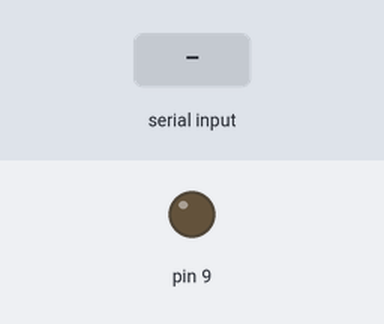
Simulated run of this sketch. Board: Arduino Uno, built with avr-gcc and run on an emulated ATmega328P. On the bench: output pins drawn as LEDs (lit = HIGH). The inputs (shaded band) are chosen by the test bench.

Above: at 1.2 s.
1.3 s: byte 30 received over Serial
At 2.3 s:
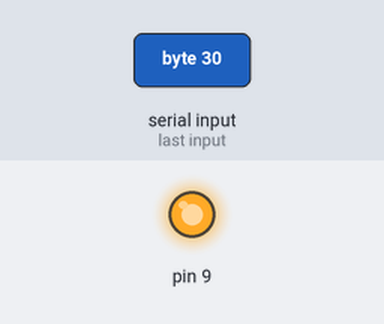
Timing chart, 0 to 5.8 s (numbered marks = the images above; inputs shaded):
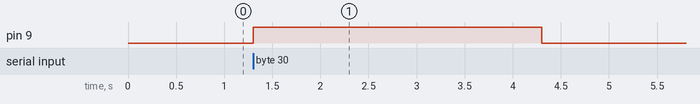

The sketch:

test_bluetooth.ino
```cpp
//The sole purpose of this program is to test Serial communication...
//...from the PC to the HC-05 Bluetooth module
#include <Wire.h>
#include <SoftwareSerial.h>

void setup(){
  pinMode(9, OUTPUT);
  //Initialize Serial communication for Bluetooth module:
  Serial.begin(9600);
}

void loop(){
  getSerialInput();
}

void getSerialInput(){
  //Use function to read Serial input from the HC-05 module:
  while(1){ //Enter an infinite loop:
    if(Serial.available() > 0){ //if there is serial information to be read...
      char readChar = Serial.read(); //Read the received character and store it - should only get one character at a time
      digitalWrite(9, HIGH); // Print received data to serial monitor
      delay(3000);
      digitalWrite(9, LOW);
    }
  }
}
```

Measured:
- after the input at 1.3 s, pin 9: LOW → HIGH at once, → LOW 3.0 s later
